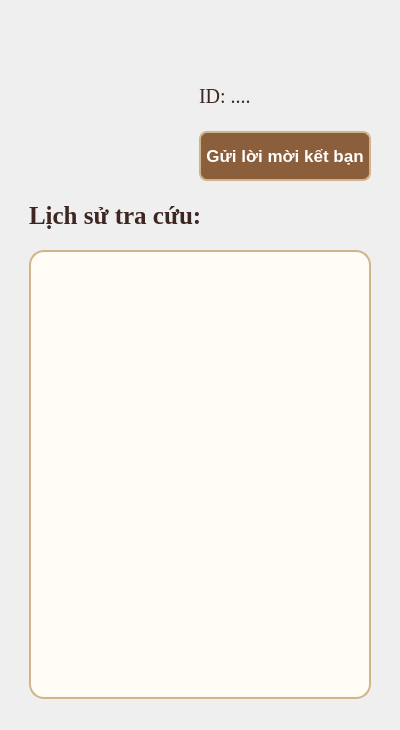
      <widget class="QWidget" name="userInspect">
       <layout class="QHBoxLayout" name="horizontalLayout_11">
        <item>
         <spacer name="horizontalSpacer_8">
          <property name="orientation">
           <enum>Qt::Horizontal</enum>
          </property>
          <property name="sizeType">
           <enum>QSizePolicy::Fixed</enum>
          </property>
          <property name="sizeHint" stdset="0">
           <size>
            <width>18</width>
            <height>708</height>
           </size>
          </property>
         </spacer>
        </item>
        <item>
         <layout class="QVBoxLayout" name="verticalLayout_6">
          <property name="spacing">
           <number>20</number>
          </property>
          <item>
           <spacer name="verticalSpacer_6">
            <property name="orientation">
             <enum>Qt::Vertical</enum>
            </property>
            <property name="sizeType">
             <enum>QSizePolicy::Fixed</enum>
            </property>
            <property name="sizeHint" stdset="0">
             <size>
              <width>20</width>
              <height>20</height>
             </size>
            </property>
           </spacer>
          </item>
          <item>
           <layout class="QHBoxLayout" name="horizontalLayout_9">
            <item>
             <widget class="QLabel" name="avatar_inspect">
              <property name="minimumSize">
               <size>
                <width>150</width>
                <height>150</height>
               </size>
              </property>
              <property name="maximumSize">
               <size>
                <width>150</width>
                <height>150</height>
               </size>
              </property>
              <property name="text">
               <string/>
              </property>
              <property name="pixmap">
               <pixmap>../img/tải xuống (3).png</pixmap>
              </property>
              <property name="scaledContents">
               <bool>true</bool>
              </property>
             </widget>
            </item>
            <item>
             <layout class="QVBoxLayout" name="verticalLayout_7">
              <item>
               <widget class="QLabel" name="username_inspect">
                <property name="font">
                 <font>
                  <family>Times New Roman</family>
                  <pointsize>-1</pointsize>
                  <weight>75</weight>
                  <bold>true</bold>
                 </font>
                </property>
                <property name="styleSheet">
                 <string notr="true">    font-size: 25px;
    color: #3e2723;
border: 0 0 0 0;
font-family: &quot;Times New Roman&quot;;
font-weight: bold;</string>
                </property>
                <property name="text">
                 <string>&lt;username&gt;</string>
                </property>
               </widget>
              </item>
              <item>
               <widget class="QLabel" name="user_id_inspect">
                <property name="font">
                 <font>
                  <family>Times New Roman</family>
                  <pointsize>-1</pointsize>
                 </font>
                </property>
                <property name="styleSheet">
                 <string notr="true">    font-size: 20px;
    color: #3e2723;
border: 0 0 0 0;
font-family: &quot;Times New Roman&quot;;</string>
                </property>
                <property name="text">
                 <string>ID: ....</string>
                </property>
               </widget>
              </item>
              <item>
               <widget class="QPushButton" name="addFriend_user">
                <property name="minimumSize">
                 <size>
                  <width>0</width>
                  <height>50</height>
                 </size>
                </property>
                <property name="styleSheet">
                 <string notr="true">QPushButton {
    background-color: #8b5e3c;
    color: white;
    border-radius: 8px;
    padding: 5px;
font-size: 17px;
font-weight: bold;
    border: 2px solid #d2b48c;
font-family:&quot;Times New Roman&quot;
}

QPushButton:hover {
    background-color: #a97449;
}

QPushButton:pressed {
background-color: #3e2723;
}</string>
                </property>
                <property name="text">
                 <string>Gửi lời mời kết bạn</string>
                </property>
               </widget>
              </item>
             </layout>
            </item>
           </layout>
          </item>
          <item>
           <layout class="QHBoxLayout" name="horizontalLayout_10"/>
          </item>
          <item>
           <widget class="QLabel" name="search_history_qlabel_inspect">
            <property name="font">
             <font>
              <family>Times New Roman</family>
              <pointsize>-1</pointsize>
              <weight>75</weight>
              <bold>true</bold>
             </font>
            </property>
            <property name="styleSheet">
             <string notr="true">    font-size: 25px;
    color: #3e2723;
border: 0 0 0 0;
font-family: &quot;Times New Roman&quot;;
font-weight: bold;</string>
            </property>
            <property name="text">
             <string>Lịch sử tra cứu:</string>
            </property>
           </widget>
          </item>
          <item>
           <widget class="QTableWidget" name="search_history_table_inspect">
            <property name="styleSheet">
             <string notr="true">    font-size: 18px;
    color: #5d4037;
font-family: &quot;Times New Roman&quot;;
    border: 2px solid #d2b48c;
    border-radius: 15px;
    background-color: #fffdf5;</string>
            </property>
           </widget>
          </item>
          <item>
           <spacer name="verticalSpacer_7">
            <property name="orientation">
             <enum>Qt::Vertical</enum>
            </property>
            <property name="sizeType">
             <enum>QSizePolicy::Fixed</enum>
            </property>
            <property name="sizeHint" stdset="0">
             <size>
              <width>20</width>
              <height>20</height>
             </size>
            </property>
           </spacer>
          </item>
         </layout>
        </item>
        <item>
         <spacer name="horizontalSpacer_7">
          <property name="orientation">
           <enum>Qt::Horizontal</enum>
          </property>
          <property name="sizeType">
           <enum>QSizePolicy::Fixed</enum>
          </property>
          <property name="sizeHint" stdset="0">
           <size>
            <width>18</width>
            <height>708</height>
           </size>
          </property>
         </spacer>
        </item>
       </layout>
      </widget>
